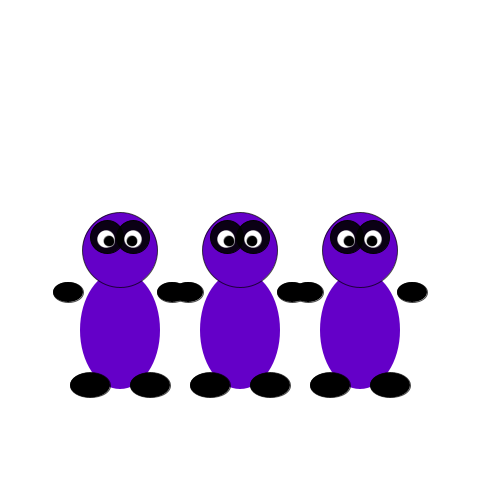
Frame 1 (no input)
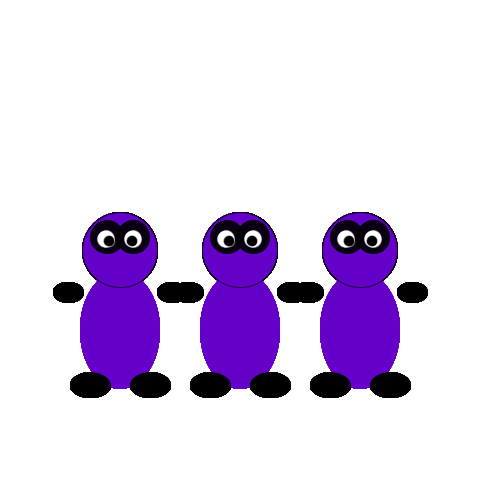
Frame 60 (the mouse pressed at the canvas centre just before this capture)
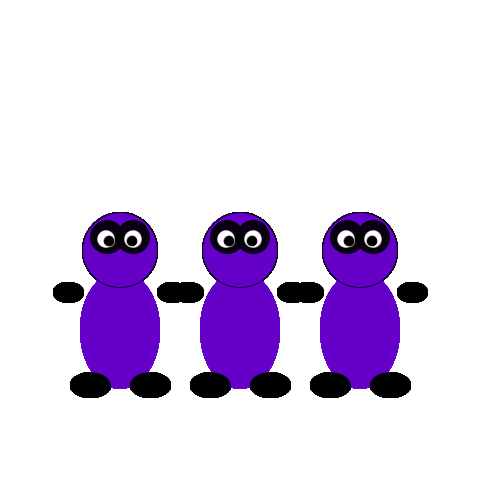
Frame 120 (the mouse held since frame 60 and released just before this capture)

The Processing sketch that drew these frames (run headless with seeded random() and noise(); from frame 60 on, the mouse is pressed at the canvas centre):

// Processing sketch: processing_127883
// ── processing_127883.pde

int Y;

int X;

void setup() {

size(500,500);
background(255);
X = height/2;
}


void draw(){
for (int i = 1; i< 4; i++){
  tekenen((i*120),X);
}

}




 
 void tekenen (int monsterX, int monsterY) {
  
/*body*/
fill(100,0,200);
noStroke();
ellipseMode(CENTER);
ellipse(monsterX, monsterY +80,/*100,120,*/80,118);


/*head*/
stroke(0,0,0,180);
ellipseMode(CENTER);
ellipse(monsterX, monsterY,  75,75);


/*eyeballs*/
fill(0, 230);
stroke(0);
ellipseMode(CENTER);
ellipse(monsterX+13, monsterY -13,33,33);
fill(0, 230);
stroke(0);
ellipseMode(CENTER);
ellipse(monsterX -13, monsterY -13,33,33);

/*eye1*/
fill(255);
noStroke();
stroke(255,100);
ellipseMode(CENTER);
ellipse(monsterX -14, monsterY -11,17,17);

/*eye2*/
fill(255);
stroke(255,100);
ellipseMode(CENTER);
ellipse(monsterX +13, monsterY -11, 17,17);

fill(0);
stroke(255,100);
ellipseMode(CENTER);
ellipse(monsterX +12, monsterY +2 -11,11,11);

fill(0);
stroke(255,100);
ellipseMode(CENTER);
ellipse(monsterX -11, monsterY +2 -11, 11,11);





/*voet1*/
fill(0);
stroke(0,0,0,180);
ellipseMode(CENTER);
ellipse(monsterX -30, monsterY +135,40,25);

/*voet2*/
fill(0);
stroke(0,0,0,180);
ellipseMode(CENTER);
ellipse(monsterX +30, monsterY +135,40,25);

/*hand1*/

stroke(0,0,0,180);
ellipseMode(CENTER);
ellipse(monsterX +52, monsterY +42,30,20);

/*hand2*/

stroke(0,0,0,180);
ellipseMode(CENTER);
ellipse(monsterX -52, monsterY +42,30,20);

 }
 
